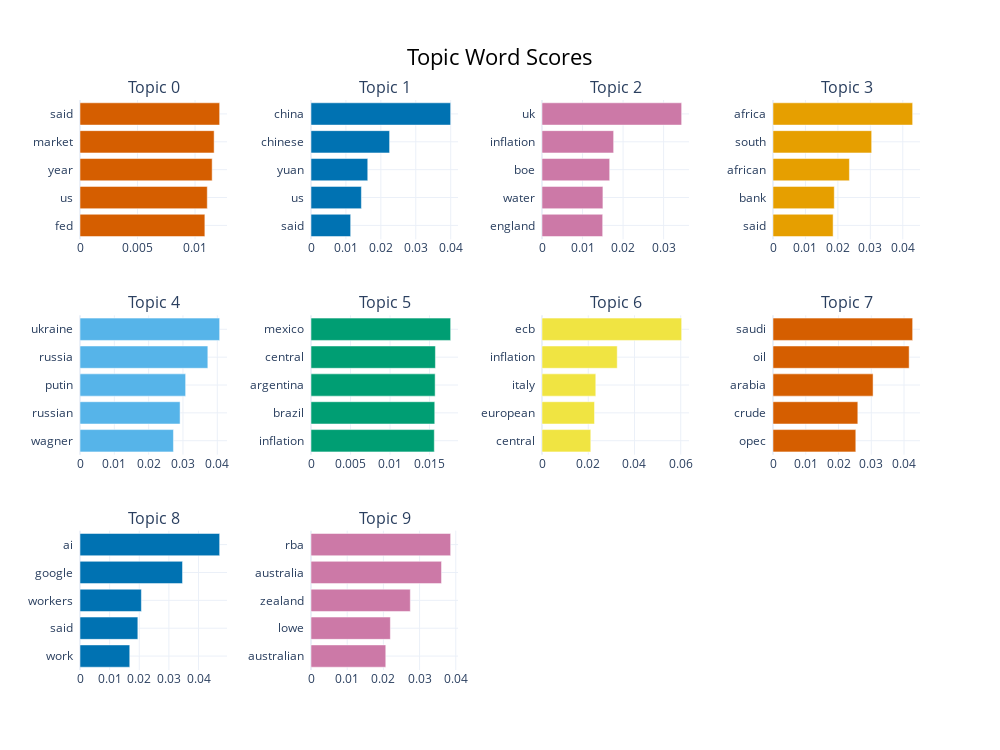

The code cell stored with this chart in its notebook:
### Code cell
model.visualize_barchart(top_n_topics=10)

### Figure 1 — Plotly figure (JSON) as saved in the notebook; plotly's stock layout.template omitted (floating-point values rounded to 4 significant figures)
{"data": [{"marker": {"color": "#D55E00"}, "orientation": "h", "type": "bar", "x": [0.01085, 0.01106, 0.01149, 0.01166, 0.01214], "xaxis": "x", "y": ["fed  ", "us  ", "year  ", "market  ", "said  "], "yaxis": "y"}, {"marker": {"color": "#0072B2"}, "orientation": "h", "type": "bar", "x": [0.01136, 0.01443, 0.01625, 0.0225, 0.03998], "xaxis": "x2", "y": ["said  ", "us  ", "yuan  ", "chinese  ", "china  "], "yaxis": "y2"}, {"marker": {"color": "#CC79A7"}, "orientation": "h", "type": "bar", "x": [0.01497, 0.01503, 0.0167, 0.01767, 0.03445], "xaxis": "x3", "y": ["england  ", "water  ", "boe  ", "inflation  ", "uk  "], "yaxis": "y3"}, {"marker": {"color": "#E69F00"}, "orientation": "h", "type": "bar", "x": [0.01853, 0.01888, 0.02355, 0.03041, 0.04304], "xaxis": "x4", "y": ["said  ", "bank  ", "african  ", "south  ", "africa  "], "yaxis": "y4"}, {"marker": {"color": "#56B4E9"}, "orientation": "h", "type": "bar", "x": [0.02722, 0.02916, 0.03077, 0.03724, 0.04068], "xaxis": "x5", "y": ["wagner  ", "russian  ", "putin  ", "russia  ", "ukraine  "], "yaxis": "y5"}, {"marker": {"color": "#009E73"}, "orientation": "h", "type": "bar", "x": [0.0156, 0.01566, 0.01571, 0.01574, 0.01767], "xaxis": "x6", "y": ["inflation  ", "brazil  ", "argentina  ", "central  ", "mexico  "], "yaxis": "y6"}, {"marker": {"color": "#F0E442"}, "orientation": "h", "type": "bar", "x": [0.0211, 0.02271, 0.02326, 0.03253, 0.06039], "xaxis": "x7", "y": ["central  ", "european  ", "italy  ", "inflation  ", "ecb  "], "yaxis": "y7"}, {"marker": {"color": "#D55E00"}, "orientation": "h", "type": "bar", "x": [0.02528, 0.02589, 0.03055, 0.04157, 0.04263], "xaxis": "x8", "y": ["opec  ", "crude  ", "arabia  ", "oil  ", "saudi  "], "yaxis": "y8"}, {"marker": {"color": "#0072B2"}, "orientation": "h", "type": "bar", "x": [0.01679, 0.01952, 0.02072, 0.0346, 0.04714], "xaxis": "x9", "y": ["work  ", "said  ", "workers  ", "google  ", "ai  "], "yaxis": "y9"}, {"marker": {"color": "#CC79A7"}, "orientation": "h", "type": "bar", "x": [0.02066, 0.02193, 0.02744, 0.03607, 0.03859], "xaxis": "x10", "y": ["australian  ", "lowe  ", "zealand  ", "australia  ", "rba  "], "yaxis": "y10"}], "layout": {"annotations": [{"font": {"size": 16}, "showarrow": false, "text": "Topic 0", "x": 0.0875, "xanchor": "center", "xref": "paper", "y": 1, "yanchor": "bottom", "yref": "paper"}, {"font": {"size": 16}, "showarrow": false, "text": "Topic 1", "x": 0.3625, "xanchor": "center", "xref": "paper", "y": 1, "yanchor": "bottom", "yref": "paper"}, {"font": {"size": 16}, "showarrow": false, "text": "Topic 2", "x": 0.6375, "xanchor": "center", "xref": "paper", "y": 1, "yanchor": "bottom", "yref": "paper"}, {"font": {"size": 16}, "showarrow": false, "text": "Topic 3", "x": 0.9125, "xanchor": "center", "xref": "paper", "y": 1, "yanchor": "bottom", "yref": "paper"}, {"font": {"size": 16}, "showarrow": false, "text": "Topic 4", "x": 0.0875, "xanchor": "center", "xref": "paper", "y": 0.6222, "yanchor": "bottom", "yref": "paper"}, {"font": {"size": 16}, "showarrow": false, "text": "Topic 5", "x": 0.3625, "xanchor": "center", "xref": "paper", "y": 0.6222, "yanchor": "bottom", "yref": "paper"}, {"font": {"size": 16}, "showarrow": false, "text": "Topic 6", "x": 0.6375, "xanchor": "center", "xref": "paper", "y": 0.6222, "yanchor": "bottom", "yref": "paper"}, {"font": {"size": 16}, "showarrow": false, "text": "Topic 7", "x": 0.9125, "xanchor": "center", "xref": "paper", "y": 0.6222, "yanchor": "bottom", "yref": "paper"}, {"font": {"size": 16}, "showarrow": false, "text": "Topic 8", "x": 0.0875, "xanchor": "center", "xref": "paper", "y": 0.2444, "yanchor": "bottom", "yref": "paper"}, {"font": {"size": 16}, "showarrow": false, "text": "Topic 9", "x": 0.3625, "xanchor": "center", "xref": "paper", "y": 0.2444, "yanchor": "bottom", "yref": "paper"}], "height": 750, "hoverlabel": {"bgcolor": "white", "font": {"family": "Rockwell", "size": 16}}, "showlegend": false, "title": {"font": {"color": "Black", "size": 22}, "text": "Topic Word Scores", "x": 0.5, "xanchor": "center", "yanchor": "top"}, "width": 1000, "xaxis": {"anchor": "y", "domain": [0, 0.175], "showgrid": true}, "xaxis10": {"anchor": "y10", "domain": [0.275, 0.45], "showgrid": true}, "xaxis11": {"anchor": "y11", "domain": [0.55, 0.725], "showgrid": true}, "xaxis12": {"anchor": "y12", "domain": [0.825, 1], "showgrid": true}, "xaxis2": {"anchor": "y2", "domain": [0.275, 0.45], "showgrid": true}, "xaxis3": {"anchor": "y3", "domain": [0.55, 0.725], "showgrid": true}, "xaxis4": {"anchor": "y4", "domain": [0.825, 1], "showgrid": true}, "xaxis5": {"anchor": "y5", "domain": [0, 0.175], "showgrid": true}, "xaxis6": {"anchor": "y6", "domain": [0.275, 0.45], "showgrid": true}, "xaxis7": {"anchor": "y7", "domain": [0.55, 0.725], "showgrid": true}, "xaxis8": {"anchor": "y8", "domain": [0.825, 1], "showgrid": true}, "xaxis9": {"anchor": "y9", "domain": [0, 0.175], "showgrid": true}, "yaxis": {"anchor": "x", "domain": [0.7556, 1], "showgrid": true}, "yaxis10": {"anchor": "x10", "domain": [0, 0.2444], "showgrid": true}, "yaxis11": {"anchor": "x11", "domain": [0, 0.2444], "showgrid": true}, "yaxis12": {"anchor": "x12", "domain": [0, 0.2444], "showgrid": true}, "yaxis2": {"anchor": "x2", "domain": [0.7556, 1], "showgrid": true}, "yaxis3": {"anchor": "x3", "domain": [0.7556, 1], "showgrid": true}, "yaxis4": {"anchor": "x4", "domain": [0.7556, 1], "showgrid": true}, "yaxis5": {"anchor": "x5", "domain": [0.3778, 0.6222], "showgrid": true}, "yaxis6": {"anchor": "x6", "domain": [0.3778, 0.6222], "showgrid": true}, "yaxis7": {"anchor": "x7", "domain": [0.3778, 0.6222], "showgrid": true}, "yaxis8": {"anchor": "x8", "domain": [0.3778, 0.6222], "showgrid": true}, "yaxis9": {"anchor": "x9", "domain": [0, 0.2444], "showgrid": true}}}
